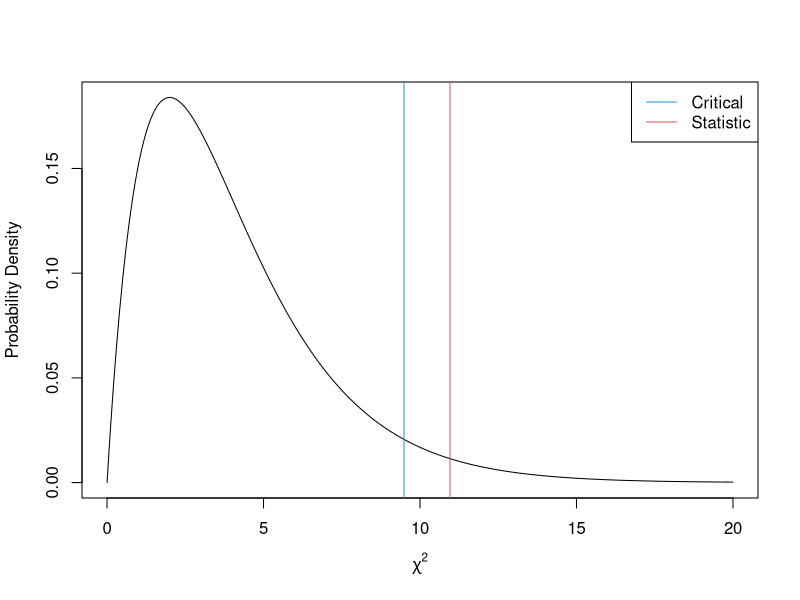
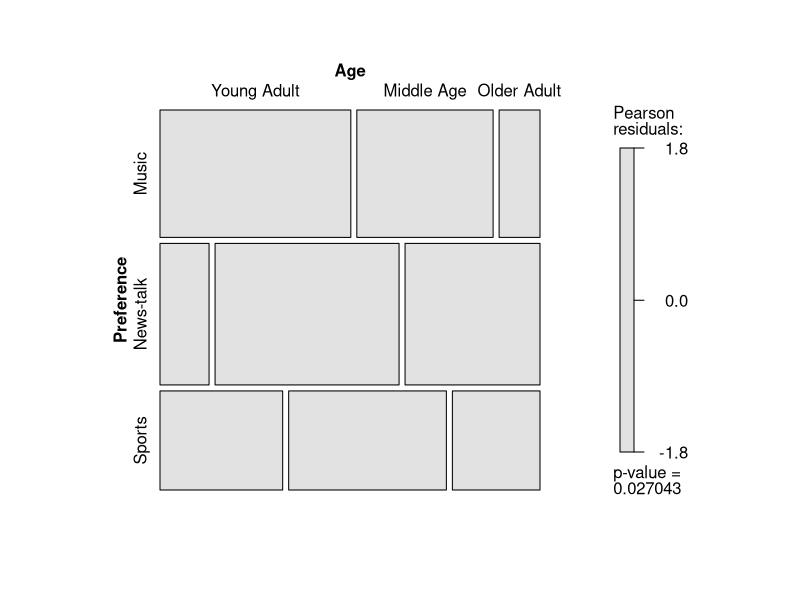
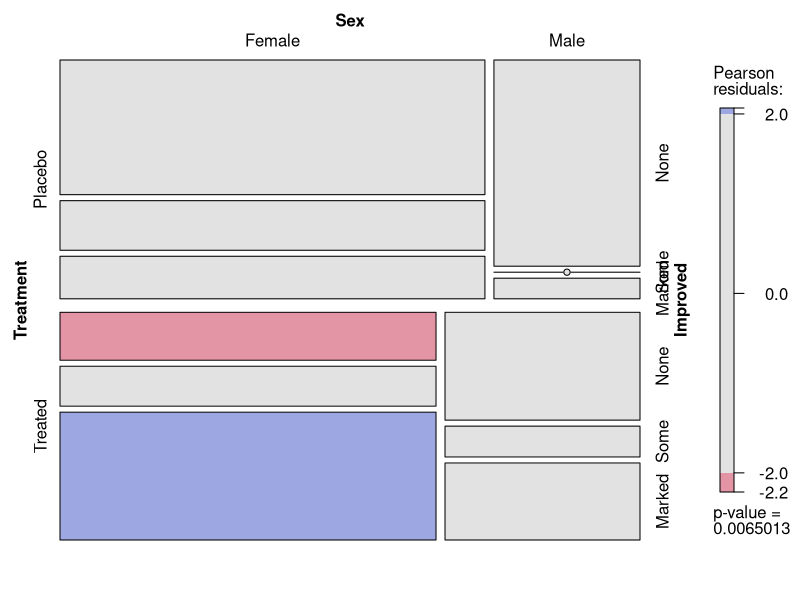
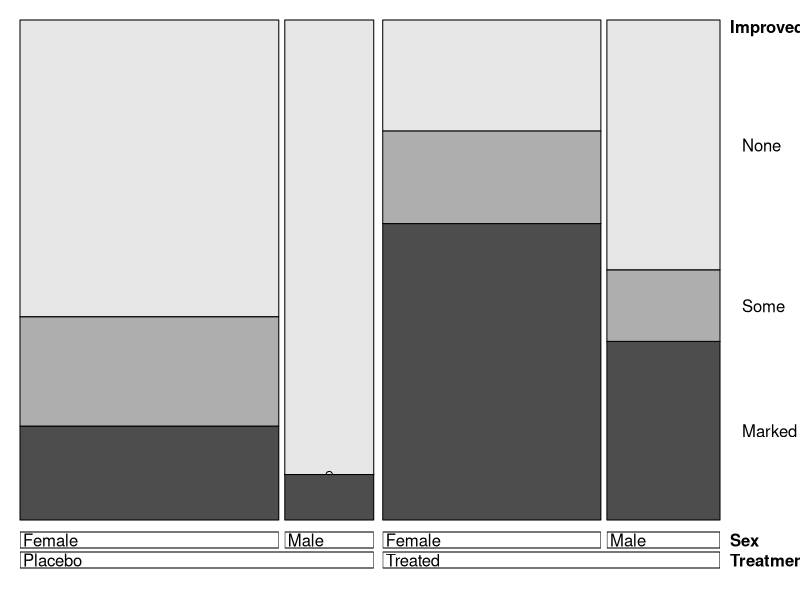
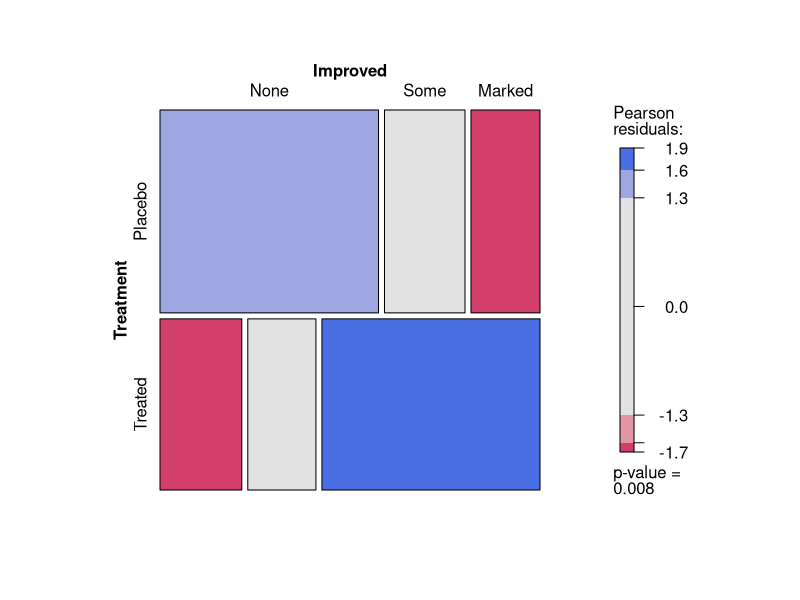

These figures' R source, in order:
# HW 6
library('gmodels')
library('grid')
library('vcd')
library('tidyverse')

# Prob 1
dt1 <- array(c(14, 4, 7, 10, 15, 9, 3, 11, 5), dim=c(3,3),
              dimnames=list('Preference'=c('Music', 'News-talk', 'Sports'),
                            'Age'=c('Young Adult', 'Middle Age', 'Older Adult')))

dt <- as.table(dt1)
CrossTable(dt1, prop.c=F, prop.chisq=F, prop.t=F,
           expected=T, format='SPSS')

(ct1 <- chisq.test(dt1))

curve(dchisq(x,df=4),0,20,200,xlab= expression(chi^2),
      ylab="Probability Density")
qc <- qchisq(1-0.05,df=4)
abline(v=qc,col=4) #critical chi-square
abline(v=ct1$statistic,col=2) #statistic chi-square
legend("topright",c("Critical","Statistic"),lty=1,
       col=c(4,2))

mosaic(dt1, shade=T, legend=T)

# Prob 2 
# 1)
bs <- data.frame(Arthritis)
head(Arthritis)
bs %>% select('Treatment', 'Sex', 'Improved')

bs3 <- xtabs(~Treatment+Sex+Improved, data=bs)

# 2)
mosaic(bs3, shade=T, legend=T)

# 3)
mantelhaen.test(bs3)

# 4)
doubledecker(bs3)

# 5)
bs <- bs[which(bs['Sex']=='Female'),]
bs %>% select('Treatment', 'Improved')
bs3 <- xtabs(~Treatment+Improved, data=bs)
mosaic(bs3, gp=shading_max, legend=T)
